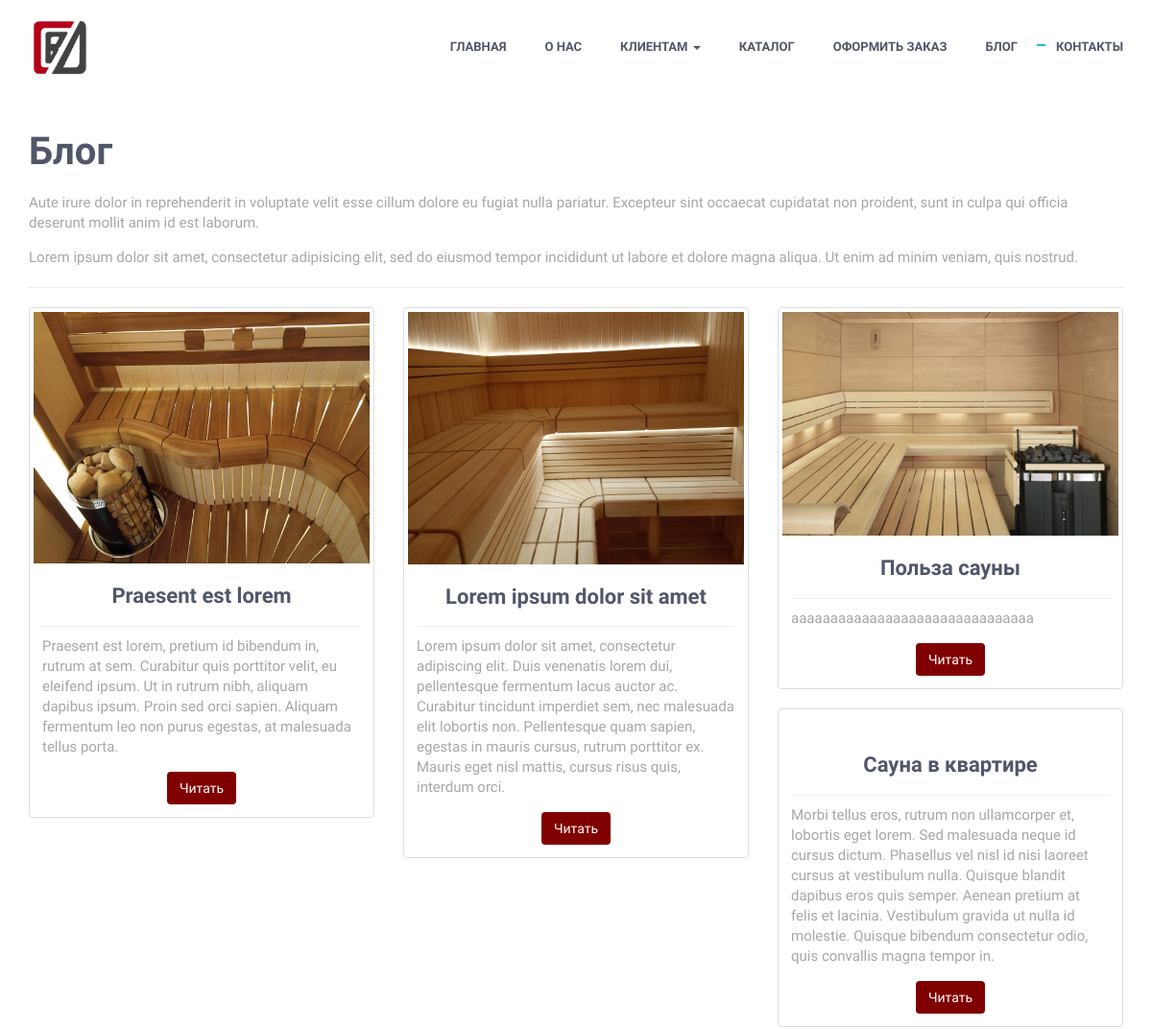
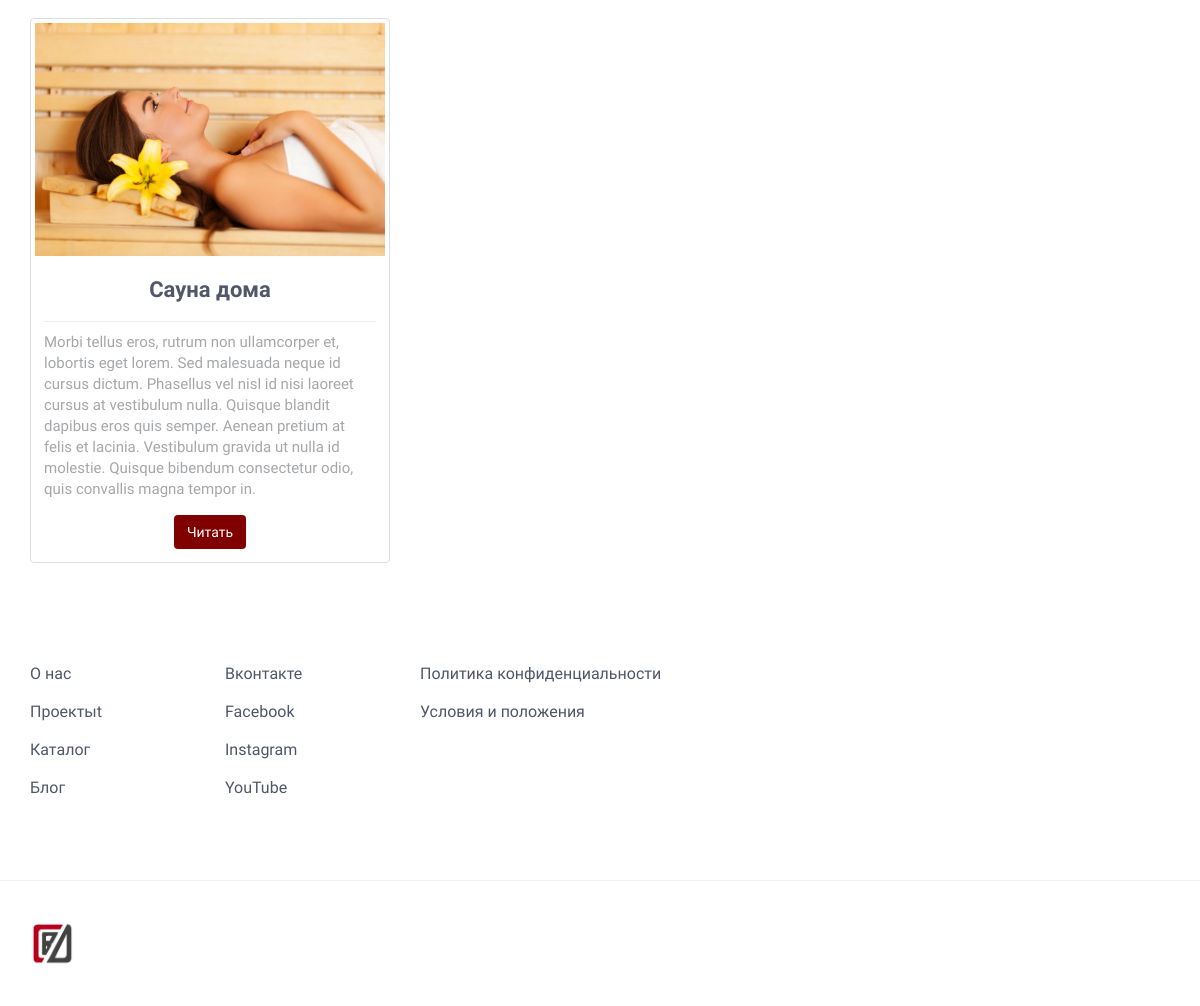
Screenshot of /blog/ with the database file from the repository (2 pictures, top to bottom).
### blog/models.py (models this page shows, shortened)
class Article(models.Model):
	title = models.CharField('Заголовок', max_length = 100)
	description = models.TextField('Краткое описание')
	text = models.TextField('Текст статьи')
	img = models.ImageField('Изображение', upload_to='img/blog/')
	class Meta:
		verbose_name = 'Статья'
		verbose_name_plural = 'Статьи'

### blog/views.py (the view)
# urls.py: path('', views.blog_list, name='blog_list'),
def blog_list(request):
	a = models.Article.objects.order_by('-id')
	return render(request, 'blog/list.html', {'list':a})

### sauna/templates/blog/list.html
{% extends 'base.html' %}
{% load static %}
{% block body %}
            <h1>Блог</h1>
            <div>
                <p>
                    Aute irure dolor in reprehenderit in voluptate velit esse cillum dolore eu fugiat nulla pariatur. Excepteur sint occaecat cupidatat non proident, sunt in culpa qui officia deserunt mollit anim id est laborum.
                </p>
                <p>
                    Lorem ipsum dolor sit amet, consectetur adipisicing elit, sed do eiusmod tempor incididunt ut labore et dolore magna aliqua. Ut enim ad minim veniam, quis nostrud.
                </p>
            </div>
            <hr>
            <div class="row" id="card_result">
                {% for al in list %}
                    <div class="col-sm-6 col-md-4">
                        <div class="card-columns">
                        <div class="thumbnail">
                        <div class="card">
                            <img src='{{ al.img.url }}' class="card-img" alt="" width="100%">
                            <div class="caption">
                            <center><h4 class="card-title" style="margin-top: 10px">{{ al.title }}</h4></center>
                            <hr style="margin-top: 10px; margin-bottom: 10px">
                            <p class="card-text">{{ al.description }}</p>
                            <center><a href="{% url 'view_post' al.id %}" class="btn" style="background-color: #800000; color: #FFFFFF;" >Читать</a></center>
                            </div>
                        </div>
                        </div>
                    </div>
                </div>
                {% endfor %}
            </div>
{% endblock %}

### rows the page displays
Article: img (picture), title "Praesent est lorem", description "Praesent est lorem, pretium id bibendum in, rutrum at sem. Curabitur quis porttitor velit, eu eleifend ipsum. Ut in rutrum nibh, aliquam dapibus ipsum. Proin sed orci sapien. Aliquam fermentum leo non purus egestas, at malesuada tellus porta."
Article: img (picture), title "Lorem ipsum dolor sit amet", description "Lorem ipsum dolor sit amet, consectetur adipiscing elit. Duis venenatis lorem dui, pellentesque fermentum lacus auctor ac. Curabitur tincidunt imperdiet sem, nec malesuada elit lobortis non. Pellentesque quam sapien, egestas in mauris cursus, rutrum porttitor ex. Mauris eget nisl mattis, cursus risus quis, interdum orci."
Article: img (picture), title "Польза сауны", description "ааааааааааааааааааааааааааааааа"
Article: title "Сауна в квартире", description "Morbi tellus eros, rutrum non ullamcorper et, lobortis eget lorem. Sed malesuada neque id cursus dictum. Phasellus vel nisl id nisi laoreet cursus at vestibulum nulla. Quisque blandit dapibus eros quis semper. Aenean pretium at felis et lacinia. Vestibulum gravida ut nulla id molestie. Quisque bibendum consectetur odio, quis convallis magna tempor in."
Article: img (picture), title "Сауна дома", description "Morbi tellus eros, rutrum non ullamcorper et, lobortis eget lorem. Sed malesuada neque id cursus dictum. Phasellus vel nisl id nisi laoreet cursus at vestibulum nulla. Quisque blandit dapibus eros quis semper. Aenean pretium at felis et lacinia. Vestibulum gravida ut nulla id molestie. Quisque bibendum consectetur odio, quis convallis magna tempor in."
